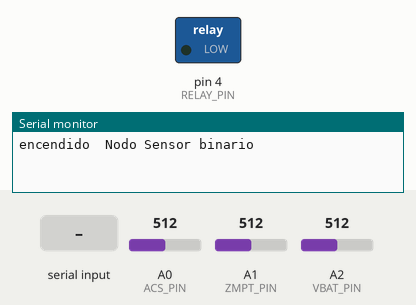
This sketch was run on a simulated Arduino Uno, built with avr-gcc and run on an emulated ATmega328P. Parts: switched loads named in the sketch (green lamp = pin HIGH), the last lines printed to the serial monitor. The inputs (shaded band) are chosen by the test bench; at power-on: A0 (ACS_PIN) = 512, A1 (ZMPT_PIN) = 512, A2 (VBAT_PIN) = 512. Storage starts empty.

Above: at 1.2 s.
1.3 s: "ON\n" received over the second serial link
At 1.9 s:
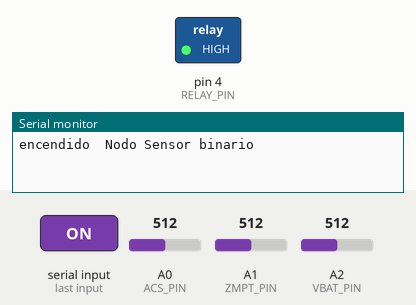
2.8 s: "OFF\n" received over the second serial link
At 4.2 s:
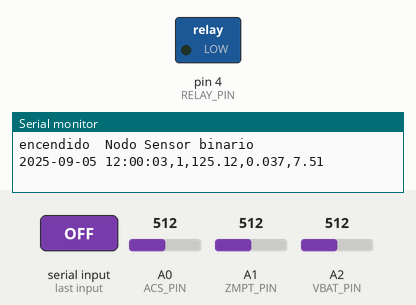
Timing chart, 0 to 5.8 s (numbered marks = the images above; inputs shaded):
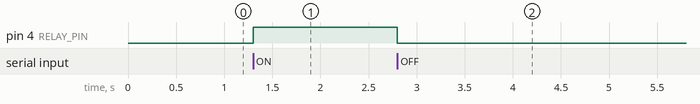

Measured:
- after the input at 1.3 s, pin 4 (RELAY_PIN): LOW → HIGH at once
- after the input at 2.8 s, pin 4 (RELAY_PIN): HIGH → LOW at once

The sketch:

Nodo_sensor_logbin.ino
```cpp
#include <SPI.h>
#include <SD.h>
#include <SoftwareSerial.h>
#include "CodecWSN.h"  // Packet, PACKET_SIZE, WSNFrame::encodeFrameFromPacket, FRAME_SIZE

// XBee en pines digitales (SoftwareSerial)
SoftwareSerial xbeeSerial(2, 3); // RX=D2, TX=D3

// Pines de sensores / actuador (ajústalos a tu hardware real)
#define RELAY_PIN 4
#define ACS_PIN   A0
#define ZMPT_PIN  A1
#define VBAT_PIN  A2

const uint8_t SD_CS = 10;

// Temporización y SD
unsigned long previousMillis = 0;
const unsigned long INTERVAL_MS = 3000;
unsigned long lastFlush = 0;
const unsigned long FLUSH_MS = 30000;
uint32_t paquetesEnviados = 0;
File logFile;

// === Lecturas de ejemplo (ajusta a tu hardware real) ===
float leerVoltajeZMPT() {
  int lectura = analogRead(ZMPT_PIN);
  return ((lectura * 5.0f) / 1023.0f) * 50.0f;}
float leerCorrienteACS() {
  int lectura = analogRead(ACS_PIN);
  float v = (lectura * 5.0f) / 1023.0f;
  return (v - 2.5f) / 0.066f; }
float leerVoltajeBateria() {
  int lectura = analogRead(VBAT_PIN);
  float vEsc = (lectura * 5.0f) / 1023.0f;
  return vEsc * 3.0f; }

String obtenerFechaHora() {
  unsigned long s = millis() / 1000;
  int hh = 12 + (s / 3600) % 12;
  int mm = (s / 60) % 60;
  int ss = s % 60;
  char buf[20];
  sprintf(buf, "2025-09-05 %02d:%02d:%02d", hh, mm, ss);
  return String(buf);}

void setup() {
  pinMode(RELAY_PIN, OUTPUT);
  digitalWrite(RELAY_PIN, LOW);

  Serial.begin(9600);      // Consola local
  xbeeSerial.begin(9600);  // Enlace XBee

  Serial.print("encendido  Nodo Sensor binario\n");
  // SD para almacenar y verificar pérdidas
  if (!SD.begin(SD_CS)) {
    Serial.println(F("SD no inicializada"));
  } else {
    logFile = SD.open("/llog.txt", FILE_WRITE);
    if (logFile) {
      logFile.println("fecha_hora,id_paquete,voltaje_red,corriente,voltaje_bateria");
      logFile.flush();
    }
  }
}

void loop() {
  unsigned long now = millis();

  // Cada INTERVAL_MS, medimos → paquetizamos → enviamos FRAME BINARIO (con SOF/CRC)
  if (now - previousMillis >= INTERVAL_MS) {
    previousMillis = now;

    const float v_red = leerVoltajeZMPT();
    const float i     = leerCorrienteACS();
    const float vbat  = leerVoltajeBateria();
    paquetesEnviados++;

    // Armar Packet (unidades: voltaje en centésimas, corriente en mA, vbat en centésimas)
    Packet p;
    p.id        = static_cast<uint16_t>(paquetesEnviados & 0xFFFF);
    p.voltaje   = static_cast<int16_t>(v_red * 100.0f);   // centésimas de V
    p.corriente = static_cast<int16_t>(i * 1000.0f);      // mA
    p.vbat      = static_cast<uint16_t>(vbat * 100.0f);   // centésimas de V

    // Codificar a FRAME y ENVIAR EN BINARIO por XBee
    uint8_t frame[WSNFrame::FRAME_SIZE];
    WSNFrame::encodeFrameFromPacket(frame, p);
    xbeeSerial.write(frame, WSNFrame::FRAME_SIZE);

    // (Opcional) Log humano local en el Nano (Serial/SD)
    String linea = obtenerFechaHora() + "," + String(p.id) + "," +
                   String(v_red, 2) + "," + String(i, 3) + "," + String(vbat, 2);
    Serial.println(linea);
    if (logFile) logFile.println(linea);
  }

  // Recibir comandos de texto desde el coordinador (ej. "ON"/"OFF")
  if (xbeeSerial.available()) {
    String comando = xbeeSerial.readStringUntil('\n');
    comando.trim();
    if (comando == "ON")  digitalWrite(RELAY_PIN, HIGH);
    if (comando == "OFF") digitalWrite(RELAY_PIN, LOW);
  }

  // Flush periódico de SD
  if (logFile && millis() - lastFlush >= FLUSH_MS) {
    logFile.flush();
    lastFlush = millis();
  }
}
```
